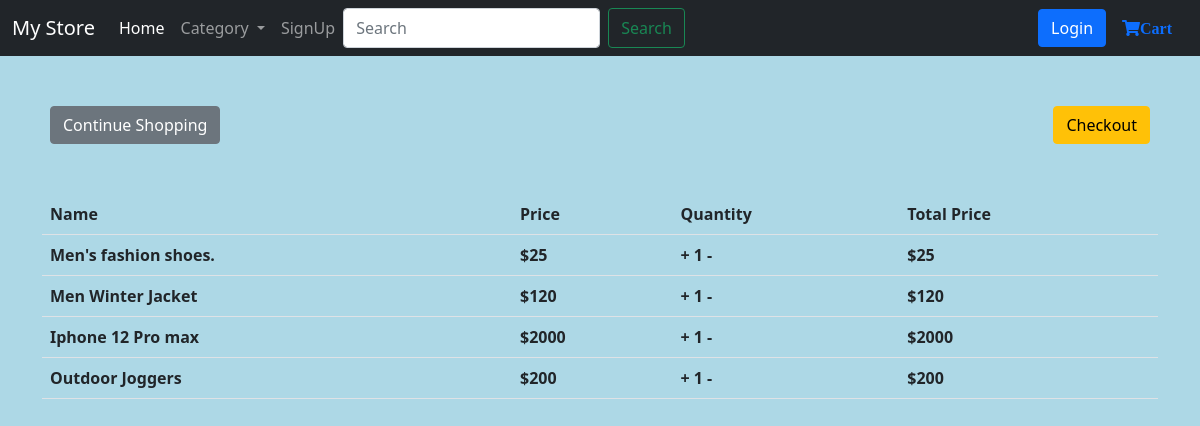
The page /cart on the database its author committed.
### products/models.py (models this page shows, shortened)
class CartItem(models.Model):
    customer = models.ForeignKey(Customer, on_delete=models.CASCADE, blank=True, null=True)
    product = models.ForeignKey(Product, on_delete=models.CASCADE)
    quantity = models.IntegerField(default=0, blank=False)
    date_added = models.DateField(auto_now_add=True)
    @property
    def get_total(self):
        price = self.product.product_price * self.quantity
        return price

class Product(models.Model):
    product_name = models.CharField(max_length=100, null=False, blank=False, default='')
    product_description = models.CharField(max_length=1000, null=False, blank=False, default='')
    product_price = models.IntegerField()
    product_category = models.ForeignKey(Category, on_delete=models.CASCADE)
    product_image = models.URLField(default='https://i0.wp.com/post.healthline.com/wp-content/uploads/2020/10/689927-cbdMD-Products-2020-Review-1296x728-Header-c0dcdf.jpg?w=1155&h=1528')

### products/views.py (the view)
# urls.py: path('cart', views.cart_view, name='cart' ),
def cart_view(request):
    cart_items = CartItem.objects.all()
    categories = Category.objects.all()
    params = {'cartitems':cart_items,'categories':categories}
    return render(request, 'cart.html', params)

### templates/cart.html (shortened to what this page needs)
{% extends 'home.html' %}
{% load static %}
    {% block body %}
    <div class="header">
        <div class="btn1">
            <a href="{% url 'home' %}" class="btn btn-secondary"> Continue Shopping</a>
        </div>
        <div class="btn2">
            <a href="{% url 'home' %}" class="btn btn-warning">Checkout</a>
        </div>
    </div>
       <div class="cart-items container">
        <table class="table table-hover">
            <tr>
                <th>Name</th>
                <th>Price</th>
                <th>Quantity</th>
                <th>Total Price</th>
              </tr>
              {% for items in cartitems %}
              <tr>
                <th>{{items.product.product_name}}</th>
                <th>${{items.product.product_price}}</th>
                <th><span class="updateCart edit" data-product="{{items.product.id}}" data-action="add"> + </span> {{items.quantity}} <span class="updateCart edit" data-product="{{items.product.id}}" data-action="remove"> - </span></th>
                <th>${{items.get_total}}</th>
            </tr>
              {% endfor %}
          </table>
       </div>
    {% endblock %}

### templates/home.html (shortened to what this page needs)
{% load static %}
<!doctype html>
<html lang="en">
<head>
  <link rel="stylesheet" href="https://pro.fontawesome.com/releases/v5.10.0/css/all.css"
 />
  <link href="https://cdn.jsdelivr.net/npm/bootstrap@5.0.0-beta1/dist/css/bootstrap.min.css" rel="stylesheet"
>
  <link rel="stylesheet" href="{% static 'css/home.css' %}">
</head>
<body>
  <nav class="navbar navbar-expand-lg navbar-dark bg-dark">
    <div class="container-fluid">
      <a class="navbar-brand" href="{% url 'home' %}">My Store</a>
      <div class="collapse navbar-collapse" id="navbarSupportedContent">
        <ul class="navbar-nav me-auto mb-2 mb-lg-0">
          <li class="nav-item">
            <a class="nav-link active" aria-current="page" href="{% url 'home' %}">Home</a>
          </li>
          <li class="nav-item dropdown">
            <a class="nav-link dropdown-toggle" href="#" id="navbarDropdown" role="button" data-bs-toggle="dropdown"
              aria-expanded="false">
              Category
            </a>
          </li>
          <li class="nav-item">
            <a class="nav-link" href="{% url 'signUp' %}">SignUp</a>
          </li>
          <form class="d-flex">
            <input class="form-control me-2" type="search" placeholder="Search" aria-label="Search">
            <button class="btn btn-outline-success" type="submit">Search</button>
          </form>
        </ul>
        <button type="button" class="btn btn-primary" data-bs-toggle="modal" data-bs-target="#exampleModal">
          Login
        </button>
        <a class="nav-link fas fa-shopping-cart" href="{% url 'cart' %}">Cart</a>
      </div>
    </div>
  </nav>
  {% block body %}{% endblock %}
</body>
</html>

### static/css/home.css (style rules this page uses)
body { background-color: lightblue; }

### templates/cart.html (style rules this page uses)
.header { margin: 50px; display: flex; justify-content: space-between; }
.edit { cursor: pointer; }

### rows shown on the page
CartItem: product.product_name "Men's fashion shoes.", product.product_price "25", quantity "1", get_total "25"
CartItem: product.product_name "Men Winter Jacket", product.product_price "120", quantity "1", get_total "120"
CartItem: product.product_name "Iphone 12 Pro max", product.product_price "2000", quantity "1", get_total "2000"
CartItem: product.product_name "Outdoor Joggers", product.product_price "200", quantity "1", get_total "200"
